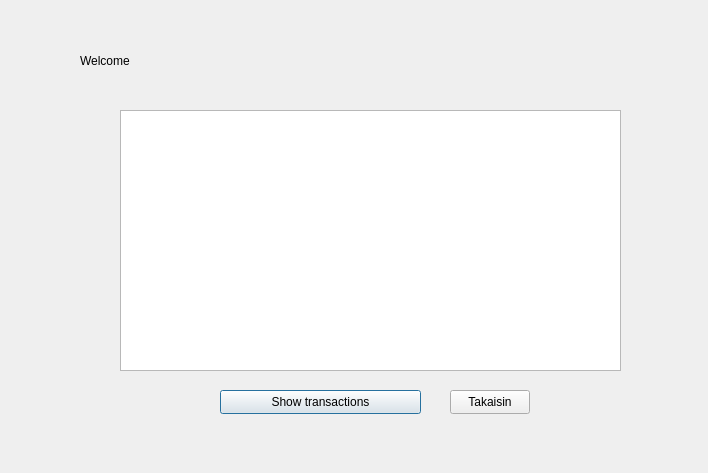
<?xml version="1.0" encoding="UTF-8"?>
<ui version="4.0">
 <class>menu</class>
 <widget class="QDialog" name="menu">
  <property name="geometry">
   <rect>
    <x>0</x>
    <y>0</y>
    <width>708</width>
    <height>473</height>
   </rect>
  </property>
  <property name="windowTitle">
   <string>Dialog</string>
  </property>
  <widget class="QLabel" name="labelMenuWelcome">
   <property name="geometry">
    <rect>
     <x>80</x>
     <y>30</y>
     <width>531</width>
     <height>61</height>
    </rect>
   </property>
   <property name="text">
    <string>Welcome</string>
   </property>
  </widget>
  <widget class="QPushButton" name="showTransactionsButton">
   <property name="geometry">
    <rect>
     <x>220</x>
     <y>390</y>
     <width>201</width>
     <height>24</height>
    </rect>
   </property>
   <property name="text">
    <string>Show transactions</string>
   </property>
  </widget>
  <widget class="QTextBrowser" name="textBrowser">
   <property name="geometry">
    <rect>
     <x>120</x>
     <y>110</y>
     <width>501</width>
     <height>261</height>
    </rect>
   </property>
  </widget>
  <widget class="QPushButton" name="btnReturn">
   <property name="geometry">
    <rect>
     <x>450</x>
     <y>390</y>
     <width>80</width>
     <height>24</height>
    </rect>
   </property>
   <property name="text">
    <string>Takaisin</string>
   </property>
  </widget>
 </widget>
 <resources/>
 <connections/>
</ui>
